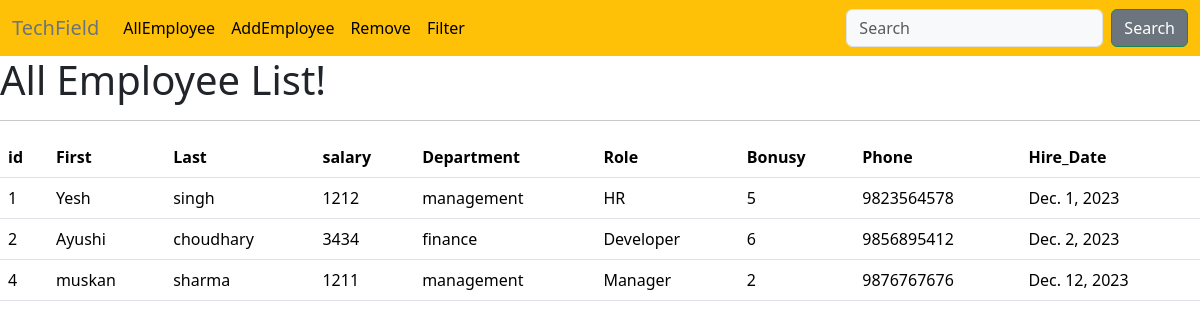
The app's page /all_emp with its own data.
### lib_app1/models.py (models this page shows)
class Employee(models.Model):
    first_name=models.CharField(max_length=100)
    last_name=models.CharField(max_length=100)
    salary=models.IntegerField()
    dept=models.ForeignKey(Department,on_delete=models.CASCADE)
    role=models.ForeignKey(Role,on_delete=models.CASCADE)
    bonus=models.IntegerField()
    phone=models.IntegerField()
    hire_date=models.DateField()
    def __str__(self):
        return "%s %s %s" %(self.first_name,self.last_name,self.phone)

class Department(models.Model):
    name=models.CharField(max_length=100)
    location=models.CharField(max_length=100)
    def __str__(self):
        return self.name

class Role(models.Model):
    name=models.CharField(max_length=100)
    location=models.CharField(max_length=100)
    def __str__(self):
        return self.name

### lib_app1/views.py (the view)
# urls.py: path('all_emp',views.all_emp,name="all_emp"),
def all_emp(request):
    emps=Employee.objects.all()
    context={
        "emps":emps
    }
    print(emps)
    return render(request,"all_emp.html",context)

### templates/all_emp.html (shortened to what this page needs)
{% extends "home.html" %}
{% block content %}
<!doctype html>
<html lang="en">
  <head>
    <link href="https://cdn.jsdelivr.net/npm/bootstrap@5.3.2/dist/css/bootstrap.min.css" rel="stylesheet">
  </head>
  <body>
    <h1>All Employee List!</h1>
    <hr>
    <table class="table">
        <thead>
          <tr>
            <th scope="col">id</th>
            <th scope="col">First</th>
            <th scope="col">Last</th>
            <th scope="col">salary</th>
            <th scope="col">Department</th>
            <th scope="col">Role</th>
            <th scope="col">Bonusy</th>
            <th scope="col">Phone</th>
            <th scope="col">Hire_Date</th>
              </tr>
        </thead>
        {% for emp in emps %}
        <tbody>
          <tr>
            <td>{{emp.id}}</td>
            <td>{{emp.first_name}}</td>
            <td>{{emp.last_name}}</td>
            <td>{{emp.salary}}</td>
            <td>{{emp.dept}}</td>
            <td>{{emp.role}}</td>
            <td>{{emp.bonus}}</td>
            <td>{{emp.phone}}</td>
            <td>{{emp.hire_date}}</td>
               </tr>
        </tbody>
        {% endfor %}
      </table>
  </body>
</html>
{% endblock content %}

### templates/home.html (shortened to what this page needs)
<!doctype html>
<html lang="en">
  <head>
    <link href="https://cdn.jsdelivr.net/npm/bootstrap@5.3.2/dist/css/bootstrap.min.css" rel="stylesheet">
  </head>
  <body>
    <nav class="navbar navbar-expand-lg text-bg-warning">
      <div class="container-fluid">
        <a class="navbar-brand link-secondary" href="/">TechField</a>
        <div class="collapse navbar-collapse" id="navbarSupportedContent">
          <ul class="navbar-nav me-auto mb-2 mb-lg-0">
            <li class="nav-item">
              <a class="nav-link active" aria-current="page" href="all_emp">AllEmployee</a>
            </li>
            <li class="nav-item">
              <a class="nav-link active" aria-current="page" href="add_emp">AddEmployee</a>
            </li>
            <li class="nav-item">
              <a class="nav-link active" aria-current="page" href="remv_emp">Remove</a>
            </li>
            <li class="nav-item">
              <a class="nav-link active" aria-current="page" href="filter_emp">Filter</a>
            </li>
          </ul>
          <form class="d-flex" role="search">
            <input class="form-control me-2 text-bg-light" type="search" placeholder="Search" aria-label="Search">
            <button class="btn btn-outline-success text-bg-secondary" type="submit">Search</button>
          </form>
        </div>
      </div>
    </nav>
    {% block content %}{% endblock content %}
  </body>
</html>

### records on screen
Employee: id "1", first_name "Yesh", last_name "singh", salary "1212", dept "management", role "HR", bonus "5", phone "9823564578", hire_date "Dec. 1, 2023"
Employee: id "2", first_name "Ayushi", last_name "choudhary", salary "3434", dept "finance", role "Developer", bonus "6", phone "9856895412", hire_date "Dec. 2, 2023"
Employee: id "4", first_name "muskan", last_name "sharma", salary "1211", dept "management", role "Manager", bonus "2", phone "9876767676", hire_date "Dec. 12, 2023"
